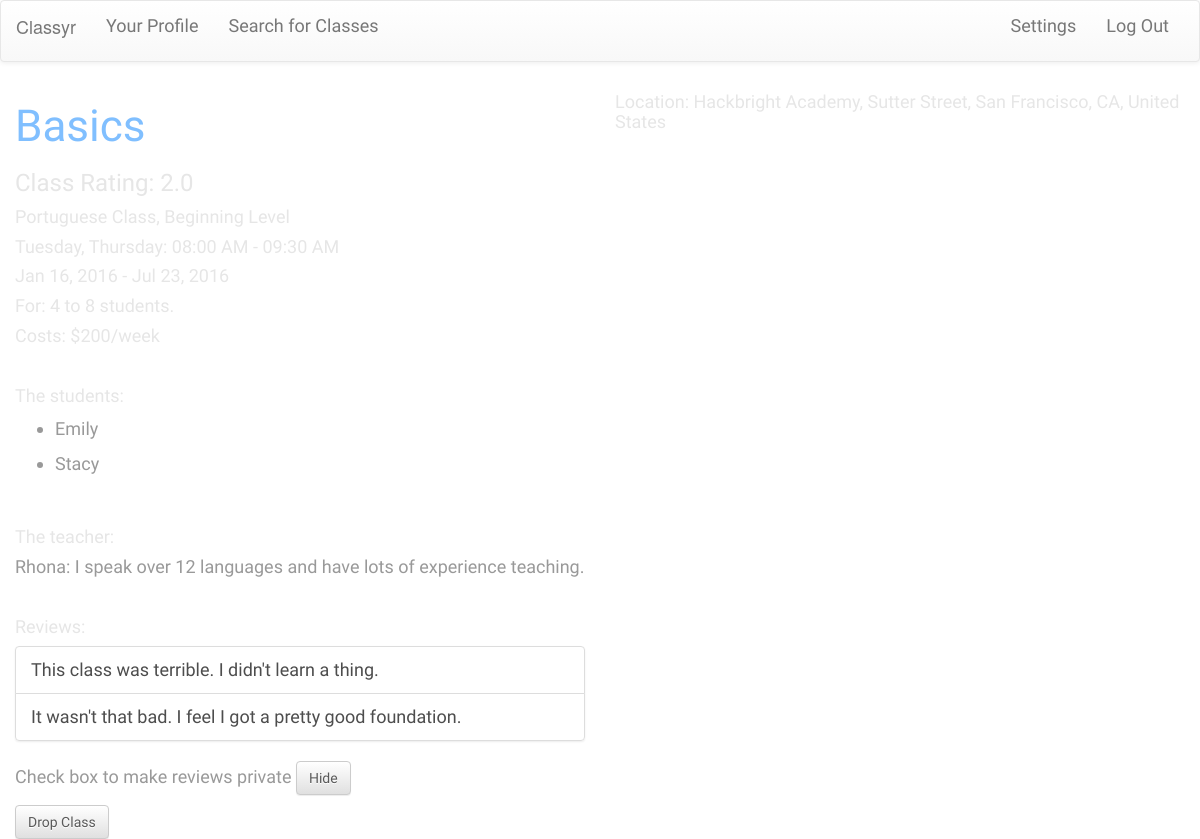
Before: /enrolled-in/3 (signed in) with the older database file.
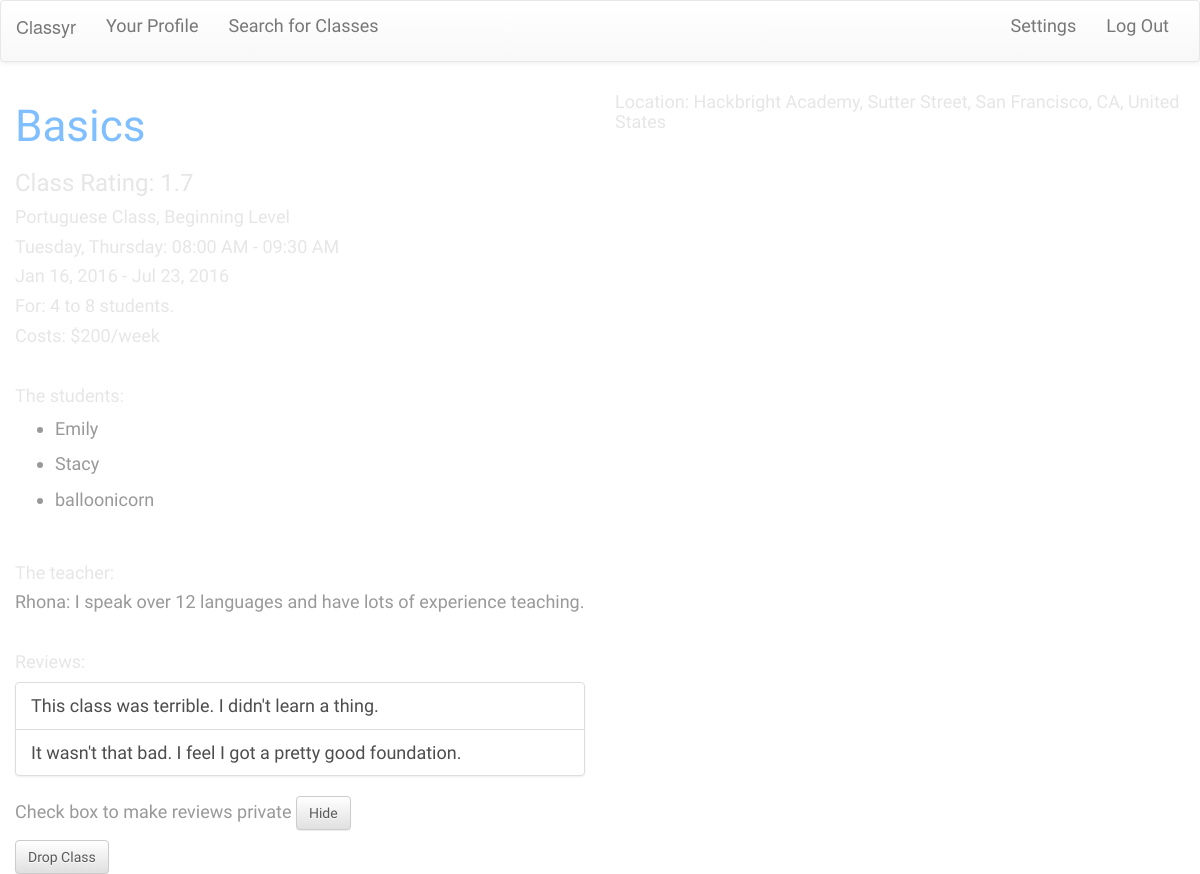
After: the same page with the newer database file.
### model.py (models this page shows)
class User(db.Model):
    __tablename__ = "users"
    user_id = db.Column(db.Integer, primary_key=True, autoincrement=True)
    username = db.Column(db.String(40), nullable=False)
    email = db.Column(db.String(100), nullable=False)
    password = db.Column(db.String(30), nullable=False)
    fname = db.Column(db.String(60))
    lname = db.Column(db.String(100))
    is_teacher = db.Column(db.Boolean, nullable=False)
    image = db.Column(db.String(150))
    bio = db.Column(db.String(300))
    def __repr__(self):
        return "<User user_id={} email={}>".format(self.user_id, self.email)

class Review(db.Model):
    __tablename__ = "reviews"
    review_id = db.Column(db.Integer, primary_key=True, autoincrement=True)
    user_id = db.Column(db.Integer, db.ForeignKey('users.user_id'), nullable=True)
    class_id = db.Column(db.Integer, db.ForeignKey('classes.class_id'), nullable=True)
    review = db.Column(db.String, nullable=True)
    user_connect = db.relationship('User', backref=db.backref('reviews'))
    class_connect = db.relationship('Classroom', backref=db.backref('reviews'))
    def __repr__(self):
        return "<Relationship review={} class_id={}>".format(self.review, self.class_id)

### server.py (the view)
@app.route('/enrolled-in/<url_id>')
def enrolled_in(url_id):
    user_info = User.query.filter_by(user_id=session["user_id"]).first()
    print "user id: "
    print user_info.user_id
    user_username = user_info.username
    returned_classes = db.session.query(Classroom).filter(Classroom.class_id==url_id).first()
    print "returned class info:"
    print returned_classes
    print returned_classes.class_name
    all_class = db.session.query(User).join(ClassUser).filter(ClassUser.class_id==url_id).all()
    print all_class
    day_join = str(returned_classes.class_days)
    day_join = re.sub('&',', ', day_join)
    days_split = re.sub('days=', '', day_join)
    print "DAYS_SPLIT: ", days_split
    starttime = returned_classes.start_time.strftime("%I:%M %p")
    print "S: ", starttime
    endtime = returned_classes.end_time.strftime("%I:%M %p")
    print "E: ", endtime
    startdate = returned_classes.start_date.strftime("%b %d, %Y")
    enddate = returned_classes.end_date.strftime("%b %d, %Y")
    rate_format = returned_classes.rating
    rate_format = "%.1f" % rate_format
    reviews = db.session.query(Review).filter(Review.class_id==url_id).all()
    for review in reviews:
        if len(review.review) > 10:
            print review
    return render_template("enrolled-in.html", returned_classes=returned_classes, url_id=url_id, all_class=all_class,
                                                user_info=user_info, days_split=days_split, starttime=starttime,
                                                endtime=endtime, startdate=startdate, enddate=enddate, rate_format=rate_format,
                                                reviews=reviews, user_username=user_username)

### model.py (called while the page is built)
    def __repr__(self):
        return "<Class class_id={} language={}>".format(self.class_id, self.language)

### templates/enrolled-in.html (shortened to what this page needs)
{% extends 'base.html' %}
{% block body %}
<div id="basic-class" class="col-sm-6 col-md-5 col-lg-6">
<div>
  <h1>{{ returned_classes.class_name }}</h1>
</div>
<div>
  <h3>Class Rating: {{ rate_format }}</h3>
</div>
  <div>
    <h5>{{ returned_classes.language }} Class, {{ returned_classes.level }} Level</h5>
  </div>
  <div>
    <h5>{{ days_split }}: {{ starttime }} - {{ endtime }}</h5>
  </div>
  <div>
    <h5>{{ startdate }} -
    {% if returned_classes.end_date == "" %}
      This class is ongoing
    {% else %}
      {{ enddate }}</h5>
    {% endif %}
  </div>
  <div>
    <h5>For: {{ returned_classes.min_students }} to {{ returned_classes.max_students }} students.</h5>
  </div>
  <div>
      {% if returned_classes.cost == 0 %}
      <h5>Costs: Free!</h5>
      {% else %}
      <h5>Costs: ${{ returned_classes.cost }}/{{ returned_classes.per_time }}</h5>
      {% endif %}
  </div>
<br>
  <div>
    <h5>The students:</h5>
      <ul>
        {% for stu in all_class %}
        {% if stu.is_teacher == 0 %}
        <li>{{ stu.username }}</li>
      {% endif %}
      {% endfor %}
      </ul>
<br>
    <h5>The teacher:</h5>
        {% for stu in all_class %}
        {% if stu.is_teacher == 1 %}
        <h4>{{ stu.username }}:  {{ stu.bio }}</h4>
        {% endif %}
        {% endfor %}
  </div>
<br>
    <div id="reviews">
      <h5>Reviews:</h5>
        {% if returned_classes.hide_reviews == 0 %}
            <ul class="list-group">
            {% for review in reviews %}
                <li class="list-group-item">{{ review.review }}</li>
            {% endfor %}
            </ul>
        {% endif %}
    </div>
  {% if user_info.is_teacher == 1 %}
      {% if returned_classes.hide_reviews == 0 %}
      <form action="/hide-reviews", method='post'>
      <h4 for="hide">Check box to make reviews private
      <button class="btn btn-default" type="submit">Hide</button></h4>
      </form>
      {% endif %}
  {% endif %}
  <div>
    <form method="POST" action="/dropped" id="drop">
      <button type="submit" class="btn btn-default" name="drop-it" id="drop-it">Drop Class</button>
    </form>
  </div>
</div>
<div class="col-sm-6 col-md-5 col-md-offset-2 col-lg-6 col-lg-offset-0">
  <div>
    <h5>Location: {{ returned_classes.address }} </h5>
  </div>
    <div id="map" style="width: 400px; height: 400px"></div>
</div>
  {% endblock %}

Changed rows visible on the page:
added User: username "balloonicorn", shown under "The students:"
Other visible differences:
{{ rate_format }}: "2.0" → "1.7"
